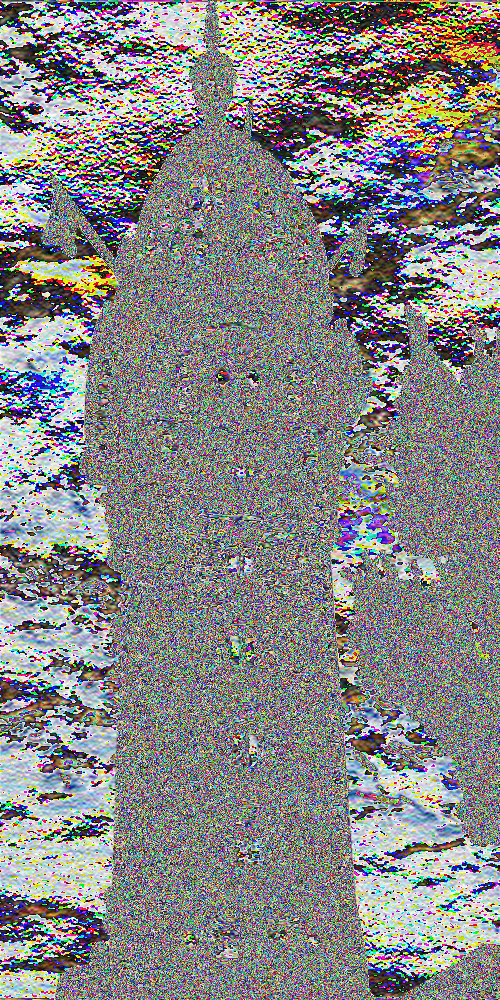
#> input picture mon_image_dest_versobel.ppm, 500 x 1000 px, given in place of mon_image.ppm, which was not available; the run also reads 2 pictures not shown here
$ python convertJPG.py
#> lines starting #> are read from the running program, lines starting #| are printed output that depends on the picture; pictures that were not available may be replaced by others from this repository, and a replacement may not be noted
from PIL import Image
img=Image.open("mon_image.ppm")
#> img is the input picture: PIL image 500x1000 RGB; mean R, G, B 133.5, 133, 133.5
img.save("JPG/mon_image.jpg")

img=Image.open("mon_image_dest_blur.ppm")
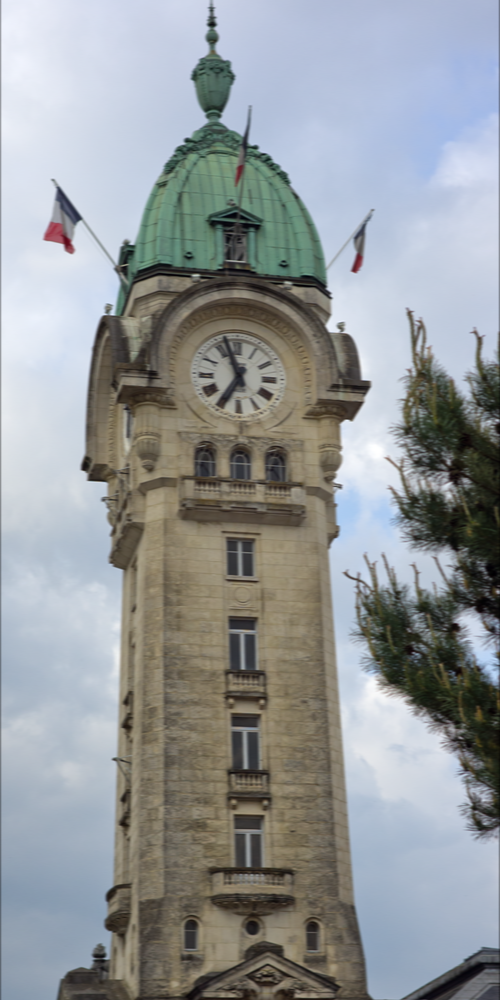
#> input picture mon_image_dest_blur.ppm, 500 x 1000 px
#> img is the input picture: PIL image 500x1000 RGB; mean R, G, B 147.4, 151.7, 154.1
img.save("JPG/mon_image_dest_blur.jpg")

img=Image.open("mon_image_dest_horisobel.ppm")
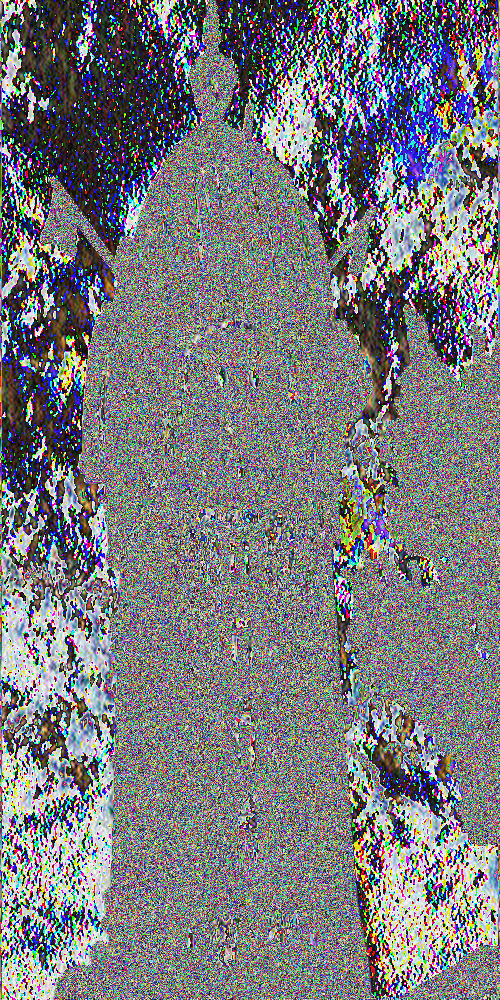
#> input picture mon_image_dest_horisobel.ppm, 500 x 1000 px
#> img is the input picture: PIL image 500x1000 RGB; mean R, G, B 120.6, 121, 124.8
img.save("JPG/mon_image_dest_horisobel.jpg")

img=Image.open("mon_image_dest_sharpen.ppm")
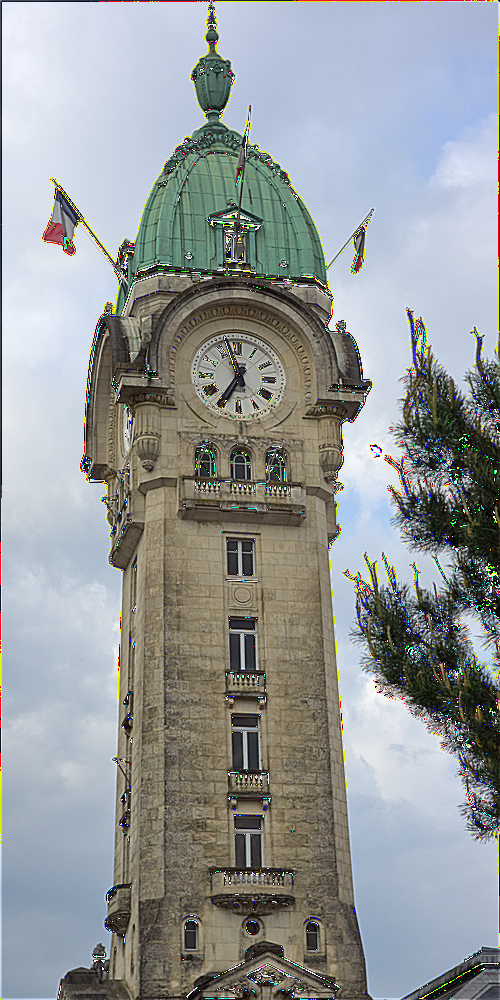
#> input picture mon_image_dest_sharpen.ppm, 500 x 1000 px
#> img is the input picture: PIL image 500x1000 RGB; mean R, G, B 148.8, 153, 154.2
img.save("JPG/mon_image_dest_sharpen.jpg")

img=Image.open("mon_image_dest_shatter.ppm")
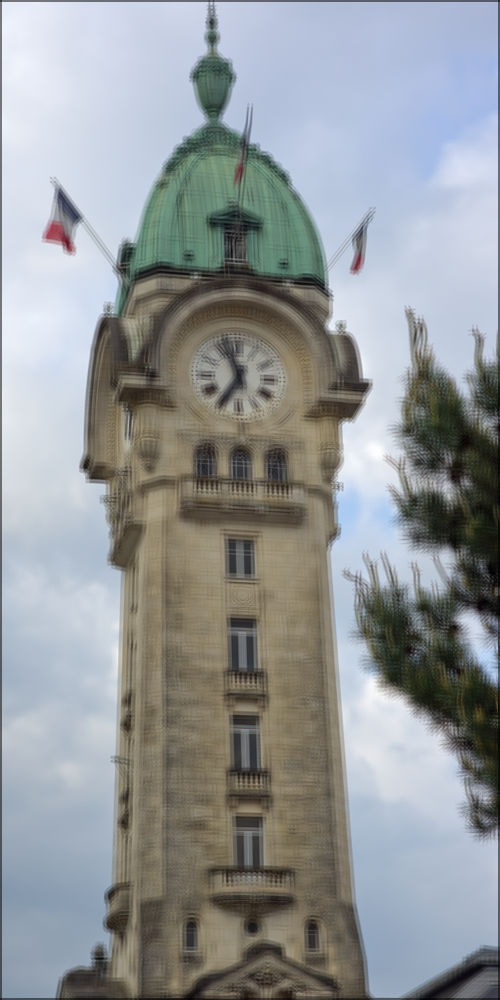
#> input picture mon_image_dest_shatter.ppm, 500 x 1000 px
#> img is the input picture: PIL image 500x1000 RGB; mean R, G, B 146.8, 151.1, 153.4
img.save("JPG/mon_image_dest_shatter.jpg")

img=Image.open("mon_image_dest_soften.ppm")
img.save("JPG/mon_image_dest_soften.jpg")

img=Image.open("mon_image_dest_softer.ppm")
img.save("JPG/mon_image_dest_softer.jpg")

img=Image.open("mon_image_dest_versobel.ppm")
img.save("JPG/mon_image_dest_versobel.jpg")
